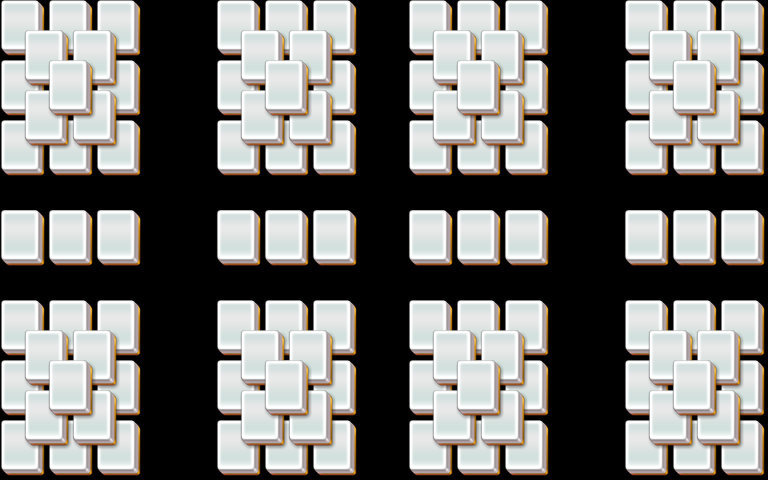

Below is a game level as drawn by its tile map, then a one-line description and the .tmx that defines it (tile-layer data replaced by summaries):
An orthogonal 32x16 tile map with 24x30 px tiles, 3 tile layers (layer1, layer2, layer3).

<map version="1.0" orientation="orthogonal" width="32" height="16" tilewidth="24" tileheight="30">
 <properties>
  <property name="species" value="30" />
 </properties>
 <tileset firstgid="1" name="mahjong" tilewidth="48" tileheight="60">
  <image source="mahjong.png" />
 </tileset>
 <layer name="layer1" width="32" height="16">
  <data>[512 cells, 84 non-empty, 1 distinct tile ids]</data>
 </layer>
 <layer name="layer2" width="32" height="16">
  <data>[512 cells, 44 non-empty, 1 distinct tile ids]</data>
 </layer>
 <layer name="layer3" width="32" height="16">
  <data>[512 cells, 8 non-empty, 1 distinct tile ids]</data>
 </layer>
</map>
